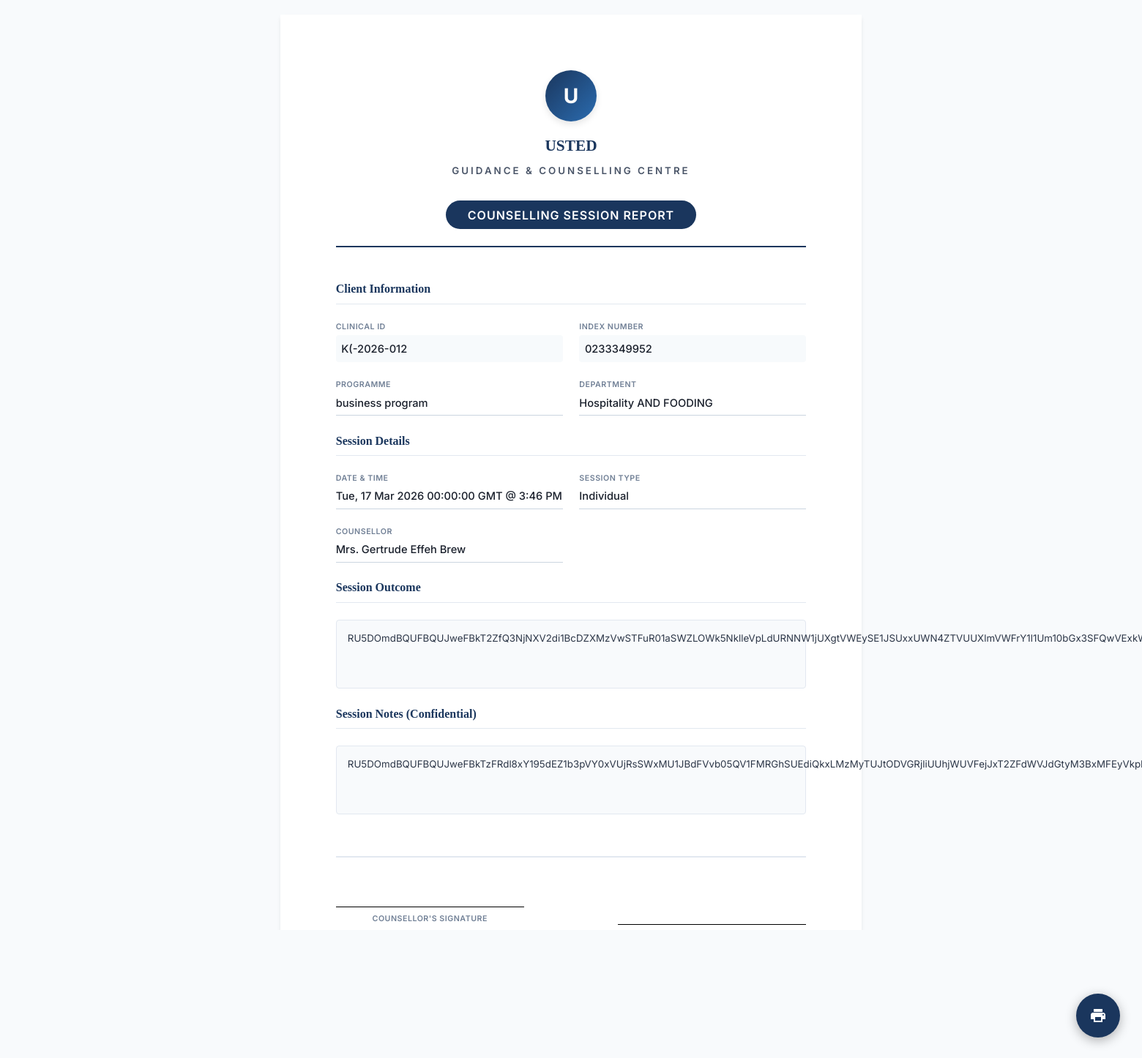
The page /print_session/31 (signed in) on the database its author committed.
### tables this page shows
CREATE TABLE "Student" (
	"id"	INTEGER,
	"name"	TEXT NOT NULL UNIQUE,
	"age"	INTEGER,
	"gender"	INTEGER,
	"program"	TEXT,
	"contact"	TEXT,
	"created_at"	TIMESTAMP DEFAULT CURRENT_TIMESTAMP,
	"index_number"	TEXT,
	"department"	TEXT,
	"programme"	TEXT,
	"parent_contact"	INTEGER, faculty TEXT, hall_of_residence TEXT, updated_at TIMESTAMP, last_modified_by TEXT, is_deleted BOOLEAN DEFAULT 0, sync_status TEXT DEFAULT 'pending', global_id TEXT, case_number TEXT, email TEXT, last_synced_at TEXT,
	PRIMARY KEY("id")
);

CREATE TABLE Appointment (
            id INTEGER PRIMARY KEY AUTOINCREMENT,
            student_id INTEGER,
            Counsellor_id INTEGER,
            date DATE NOT NULL,
            time TIME NOT NULL,
            purpose TEXT,
            status TEXT DEFAULT 'scheduled',
            created_at TIMESTAMP DEFAULT CURRENT_TIMESTAMP, urgency TEXT, referral_source TEXT, checked_in_at TIMESTAMP, sent_to_counsellor_at TIMESTAMP, accepted_at TIMESTAMP, completed_at TIMESTAMP, referral_reason TEXT, updated_at TIMESTAMP, last_modified_by TEXT, is_deleted BOOLEAN DEFAULT 0, sync_status TEXT DEFAULT 'pending', global_id TEXT, booking_ref TEXT, last_synced_at TEXT,
            FOREIGN KEY (student_id) REFERENCES Student(id),
            FOREIGN KEY (Counsellor_id) REFERENCES Counselor(id)
        );

CREATE TABLE Counsellor (
            id INTEGER PRIMARY KEY AUTOINCREMENT,
            name TEXT NOT NULL,
            contact TEXT,
            created_at TIMESTAMP DEFAULT CURRENT_TIMESTAMP
        );

### app.py (the view)
@app.route('/print_session/<int:session_id>')
@login_required
def print_session(session_id):
    try:
        ensure_database_initialized()
        conn = get_db_connection()
        if conn is None:
            flash('Database connection failed. Please restart the application.', 'error')
            return redirect(url_for('dashboard'))
        session_data = None
        try:
            session_data = conn.execute('''
                SELECT sess.*, s.name as student_name, s.id as student_record_id, s.created_at as student_created_at,
                       s.index_number, s.programme, s.contact, s.department,
                       c.name as Counsellor_name,
                       a.date, a.time, a.status as appointment_status
                FROM session sess
                LEFT JOIN Appointment a ON sess.appointment_id = a.id
                LEFT JOIN Student s ON a.student_id = s.id
                LEFT JOIN Counsellor c ON a.Counsellor_id = c.id
                WHERE sess.id = ?
            ''', (session_id,)).fetchone()
        except Exception as e:
            print(f"[PRINT_SESSION] Error getting session: {e}")
        finally:
            try:
                conn.close()
            except Exception:
                pass
        if not session_data:
            flash('Session not found', 'error')
            return redirect(url_for('dashboard'))
        return render_template('print_session.html', session_data=session_data)
    except Exception as e:
        print(f"[PRINT_SESSION] Unexpected error: {e}")
        import traceback
        traceback.print_exc()
        flash('Error loading session for printing.', 'error')
        return redirect(url_for('sessions_list'))

### app.py (called while the page is built, shortened)
def ensure_database_initialized():
    global _db_initialization_lock, _db_initialized
    if _db_initialized:
        return

@app.context_processor
def inject_now():
    ctx = {'now': datetime.utcnow()}
    try:
        from flask import session as _s
        if _s.get('logged_in'):
            _conn = get_db_connection()
            count = _conn.execute(
                """SELECT COUNT(*) FROM BookingRequest
                   WHERE status = 'Pending'"""
            ).fetchone()[0]
            _conn.close()
            ctx['latest_booking_count'] = count
    except Exception:
        ctx['latest_booking_count'] = 0
    return ctx

def get_clinical_id(name, sid, created_at=None):
    if not name: return "N/A"
    parts = [p.strip() for p in str(name).split() if p.strip()]
    if len(parts) >= 2:
        initials = (parts[0][0] + parts[-1][0]).upper()
    elif len(parts) == 1:
        initials = parts[0][:2].upper()
    else:
        initials = "ST"
    year = datetime.now().year
    if created_at:
        try:
            year = str(created_at)[:4]
        except: pass
    return f"{initials}-{year}-{str(sid).zfill(3)}"

@app.template_filter('to_clinical_id')
def to_clinical_id_filter(student):
    if not student: return "N/A"
    try:
        s_dict = dict(student) if hasattr(student, 'keys') else student
        name = s_dict.get('name') or s_dict.get('student_name') or "ST"
        sid = s_dict.get('id') or s_dict.get('student_record_id') or s_dict.get('student_db_id') or 0
        created_at = s_dict.get('created_at') or s_dict.get('student_created_at')
        return get_clinical_id(name, sid, created_at)
    except (TypeError, KeyError, AttributeError):
        return "N/A"

def login_required(f):
    @wraps(f)
    def decorated_function(*args, **kwargs):
        if 'logged_in' not in session:
            return redirect(url_for('welcome'))
        return f(*args, **kwargs)
    return decorated_function

@app.context_processor
def inject_node_info():
    return dict(node_config=node_config.load_config())

@app.context_processor
def inject_settings():
    try:
        conn = get_db_connection()
        settings_rows = conn.execute(
            "SELECT setting_name, setting_value FROM app_settings").fetchall()
        conn.close()
        settings = {row['setting_name']: row['setting_value']
                    for row in settings_rows}
        return {'settings': settings}
    except:
        return {'settings': {}}

### templates/print_session.html (shortened to what this page needs)
<!DOCTYPE html>
<html lang="en">
<head>
    <link href="/static/css/inter.css" rel="stylesheet">
</head>
<body>
    <button onclick="window.print()" class="print-fab no-print" title="Print Document">
        <svg xmlns="http://www.w3.org/2000/svg" viewBox="0 0 24 24">
            <path d="M19 8H5c-1.66 0-3 1.34-3 3v6h4v4h12v-4h4v-6c0-1.66-1.34-3-3-3zm-3 11H8v-5h8v5zm3-7c-.55 0-1-.45-1-1s.45-1 1-1 1 .45 1 1-.45 1-1 1zm-1-9H6v4h12V3z"/>
        </svg>
    </button>
    <div class="page-container">
        <div class="header">
            <div class="header-logo-placeholder">U</div>
            <h1>USTED</h1>
            <h2 style="font-weight: 600; color: #4a5568; letter-spacing: 3px;">Guidance & Counselling Centre</h2>
            <div class="doc-title" style="margin-top: 4mm;">Counselling Session Report</div>
        </div>
        <div class="section-title">Client Information</div>
        <div class="grid-2">
            <div>
                <span class="field-label">Clinical ID</span>
                <div class="field-value highlight">{{ {'name': session_data.student_name, 'id': session_data.student_record_id, 'created_at': session_data.student_created_at}|to_clinical_id }}</div>
            </div>
            <div>
                <span class="field-label">Index Number</span>
                <div class="field-value highlight">{{ session_data.index_number or 'N/A' }}</div>
            </div>
            <div>
                <span class="field-label">Programme</span>
                <div class="field-value">{{ session_data.programme or 'N/A' }}</div>
            </div>
            <div>
                <span class="field-label">Department</span>
                <div class="field-value">{{ session_data.department or 'N/A' }}</div>
            </div>
        </div>
        <div class="section-title">Session Details</div>
        <div class="grid-2">
            <div>
                <span class="field-label">Date & Time</span>
                <div class="field-value">{{ session_data.date or session_data.created_at or 'N/A' }} @ {{ session_data.time or 'N/A' }}</div>
            </div>
            <div>
                <span class="field-label">Session Type</span>
                <div class="field-value">{{ session_data.session_type or 'N/A' }}</div>
            </div>
            <div>
                <span class="field-label">Counsellor</span>
                <div class="field-value">{{ session_data.Counsellor_name or 'N/A' }}</div>
            </div>
        </div>
        {% if session_data.outcome %}
        <div class="section-title">Session Outcome</div>
        <div class="text-box">{{ session_data.outcome }}</div>
        {% endif %}
        <div class="section-title">Session Notes (Confidential)</div>
        <div class="text-box">{{ session_data.notes or 'No notes provided.' }}</div>
        <div class="footer">
            <div class="signature-block">
                <div class="signature-line"></div>
                <span class="field-label">Counsellor's Signature</span>
                <span style="font-size: 10pt; display: block; margin-top: 2mm;">{{ session_data.Counsellor_name or 'N/A' }}</span>
            </div>
            <div class="signature-block">
                <div class="signature-line"></div>
                <span class="field-label">Date Signed</span>
            </div>
        </div>
        <div style="text-align: center; margin-top: 12mm; font-size: 8pt; color: #a0aec0;">
        </div>
    </div>
</body>
</html>
</html>

### templates/print_session.html (style rules this page uses)
:root { --primary-color: #1a365d; --text-color: #2d3748; --border-color: #e2e8f0; }
* { margin: 0; padding: 0; box-sizing: border-box; }
body { font-family: 'Inter', sans-serif; font-size: 10pt; line-height: 1.5; color: var(--text-color); background: #f8fafc; width: 210mm; min-height: 297mm; margin: 20px auto; }
.page-container { background: white; padding: 20mm; width: 210mm; min-height: 297mm; margin: 0 auto; box-shadow: 0 4px 6px -1px rgba(0, 0, 0, 0.1); }
.header { text-align: center; margin-bottom: 12mm; border-bottom: 2px solid var(--primary-color); padding-bottom: 6mm; }
.header-logo-placeholder { width: 70px; height: 70px; background: linear-gradient(135deg, #1a365d 0%, #2b6cb0 100%); border-radius: 50%; margin: 0 auto 5mm; display: flex; align-items: center; justify-content: center; color: white; font-weight: 800; font-size: 28px; box-shadow: 0 4px 10px rgba(0,0,0,0.1); }
.header h1 { font-family: 'Playfair Display', serif; font-size: 16pt; font-weight: 700; margin-bottom: 2mm; color: var(--primary-color); }
.header h2 { font-family: 'Inter', sans-serif; font-size: 10pt; font-weight: 500; text-transform: uppercase; letter-spacing: 2px; color: #718096; margin-bottom: 4mm; }
.doc-title { background: var(--primary-color); color: white; display: inline-block; padding: 2mm 8mm; border-radius: 50px; font-size: 12pt; font-weight: 600; text-transform: uppercase; letter-spacing: 1px; margin-top: 2mm; }
.section-title { font-family: 'Playfair Display', serif; font-size: 12pt; font-weight: 700; color: var(--primary-color); border-bottom: 1px solid var(--border-color); padding-bottom: 2mm; margin-bottom: 6mm; margin-top: 6mm; }
.grid-2 { display: grid; grid-template-columns: 1fr 1fr; gap: 6mm; margin-bottom: 6mm; }
.field-label { display: block; font-size: 8pt; text-transform: uppercase; letter-spacing: 0.5px; color: #718096; margin-bottom: 1mm; font-weight: 600; }
.field-value { border-bottom: 1px solid #cbd5e0; min-height: 8mm; display: flex; align-items: center; font-size: 11pt; color: #1a202c; padding-bottom: 1mm; font-weight: 500; }
.field-value.highlight { background-color: #f7fafc; border-bottom: none; padding: 2mm; border-radius: 4px; }
.text-box { background: #f8fafc; padding: 4mm; border: 1px solid var(--border-color); border-radius: 4px; min-height: 25mm; font-size: 10pt; white-space: pre-line; color: #2d3748; }
.footer { margin-top: 15mm; display: flex; justify-content: space-between; align-items: flex-end; border-top: 2px solid #e2e8f0; padding-top: 8mm; }
.signature-block { text-align: center; width: 40%; }
.signature-line { border-bottom: 1px solid #000; height: 10mm; margin-bottom: 2mm; }
@media screen { .print-fab { position: fixed; bottom: 30px; right: 30px; width: 60px; height: 60px; background: var(--primary-color); color: white; border-radius: 50%; display: flex; align-items: center; justify-content: center; box-shadow: 0 4px 15px rgba(0,0,0,0.3); cursor: pointer; border: none; z-index: 100; } }
@media screen { .print-fab svg { width: 24px; height: 24px; fill: currentColor; } }

### rows shown on the page
Student: name+id+created_at "K(-2026-012", index_number "0233349952", programme "business program", department "Hospitality AND FOODING"
Appointment: date "Tue, 17 Mar 2026 00:00:00 GMT", time "3:46 PM"
Counsellor: name "Mrs. Gertrude Effeh Brew"

### other values the page prints
{{ session_data.session_type or 'N/A' }} "Individual"
